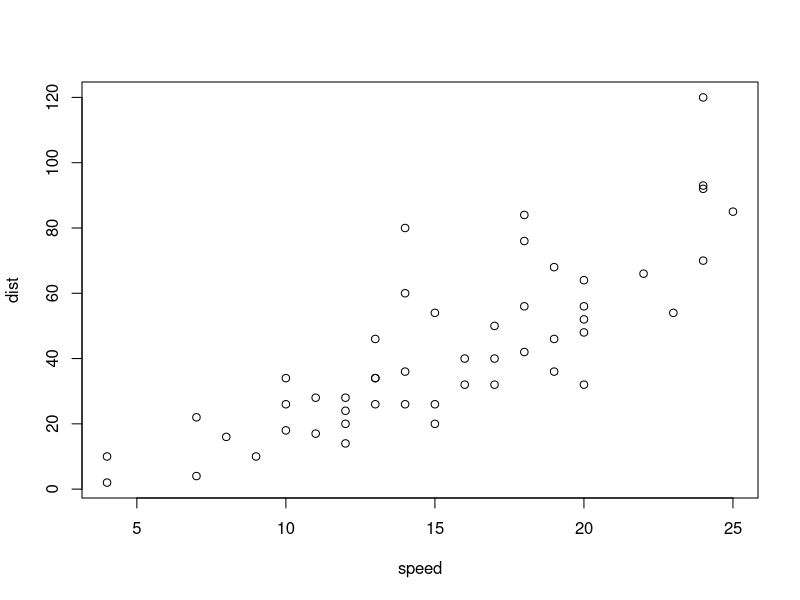
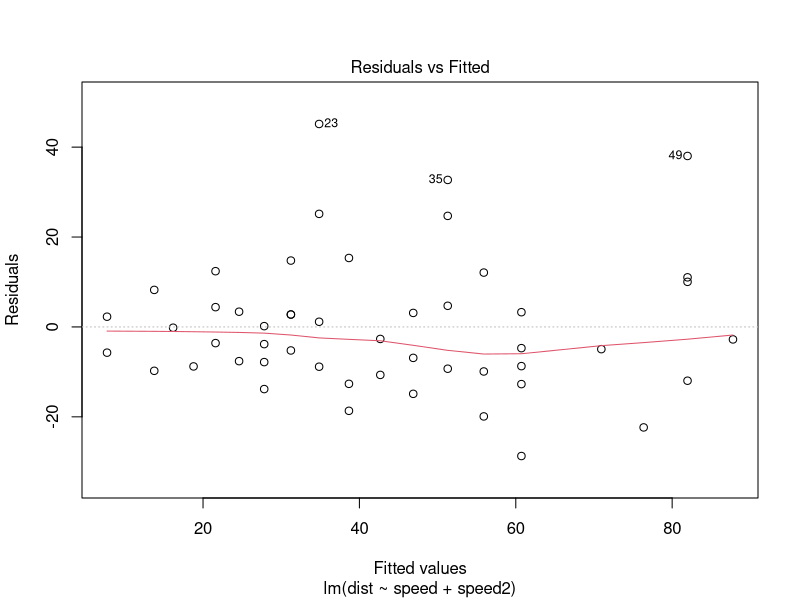
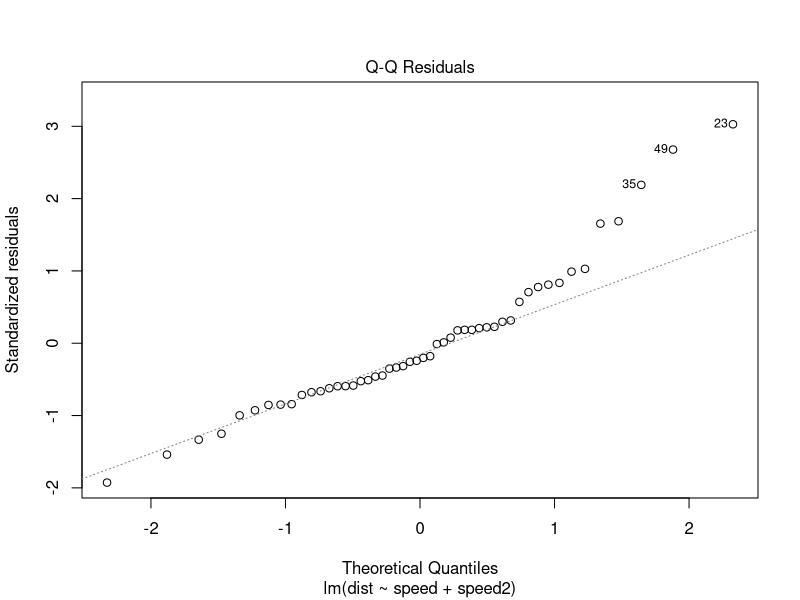
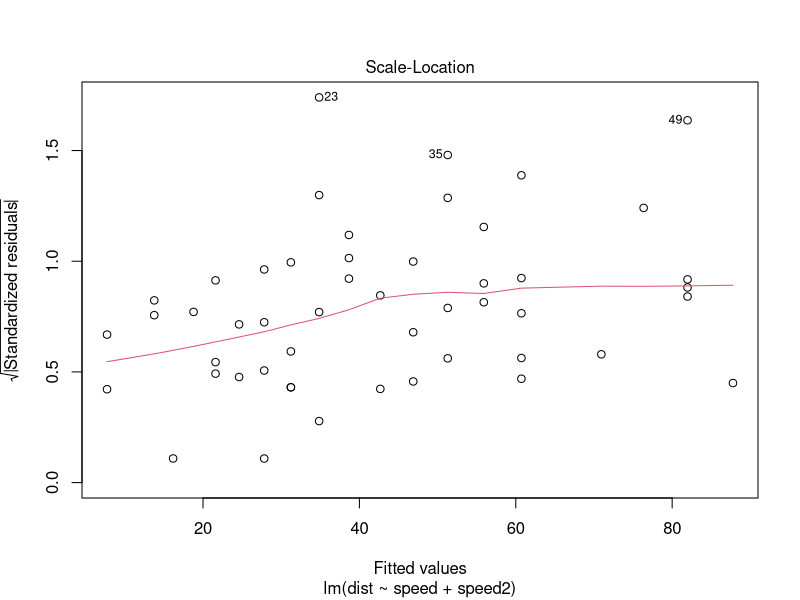
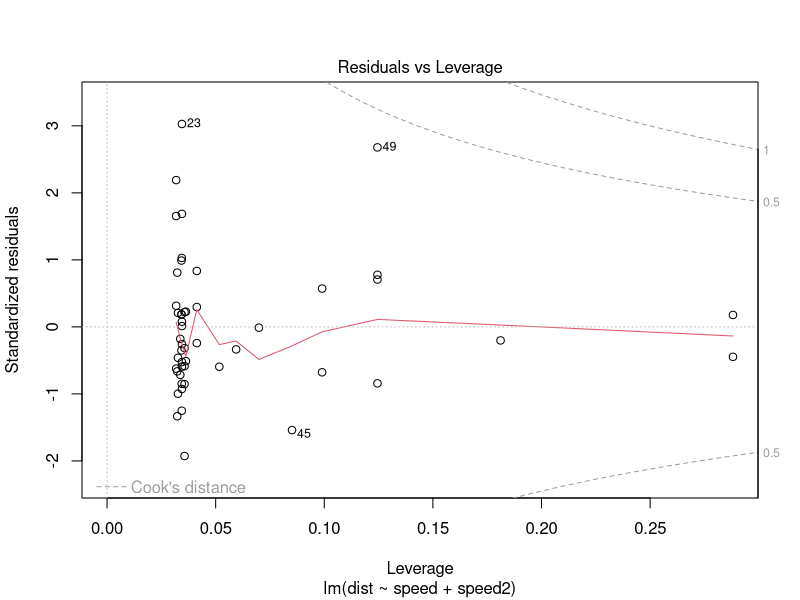
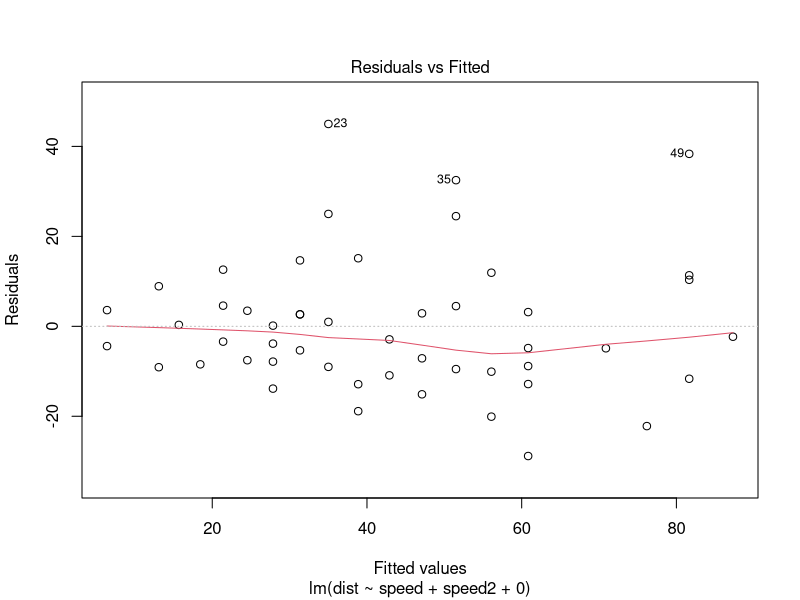
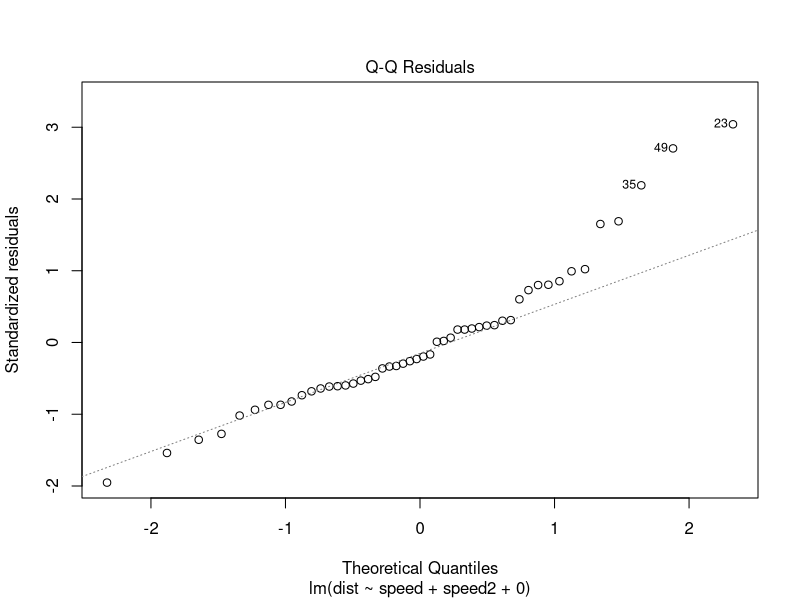
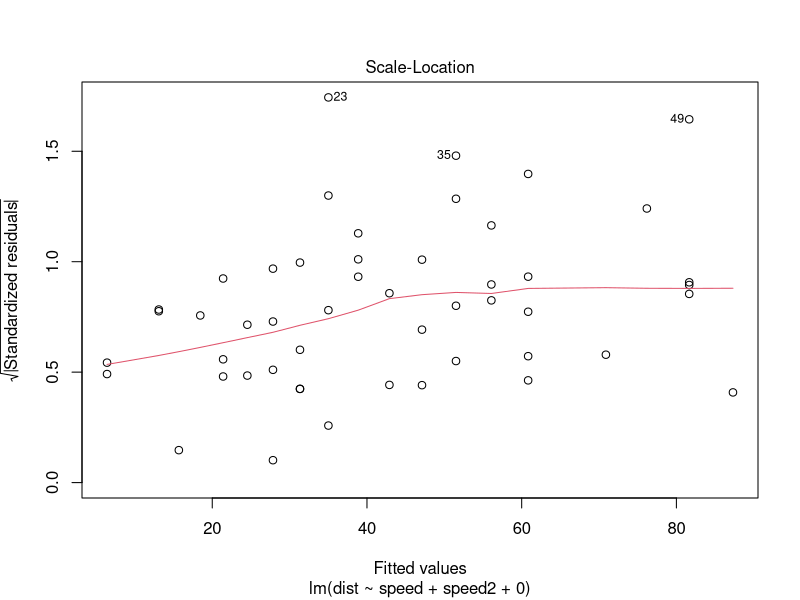

The R script that drew these images, in order:
## adding the cars data
data("cars")
View(cars)

## plotting the data
plot(cars)

# add a new column speed2
# to store the square of speeds
# for kinetic energy
cars <- transform(cars, speed2 = speed^2)
View(cars)

# correlations:
## cars' breaking distance
## and speed, or speed^2
cor(cars$speed, cars$dist)
cor(cars$speed2, cars$dist)

# build a linear regression model with
# dist as predictor

## model a
## dist ~ b0 + b1(speed) + b2(speed^2) + e
fit_a <- lm(dist ~ speed + speed2, data=cars)
fit_a

## model b
## dist ~ b1(speed) + b2(speed^2) + e
## intercept is suppressed
fit_b <- lm(dist ~ speed + speed2 + 0, data=cars)
fit_b

## model c
## dist ~ b1(speed) + e
## intercept is suppressed
## can also use -1 in palce of +0
fit_c <- lm(dist ~ speed + 0, data=cars)
fit_c

#residuals(fit_a)
#residuals(fit_b)
#residuals(fit_c)

# to run residual and diagnostic plots
#layout(matrix(c(1,2,3,4),2,2)) # 4 graphs per page 
# plot is the lm() method that produces
# diagnostic plots of assumptions
plot(fit_a)
plot(fit_b)
plot(fit_c)
